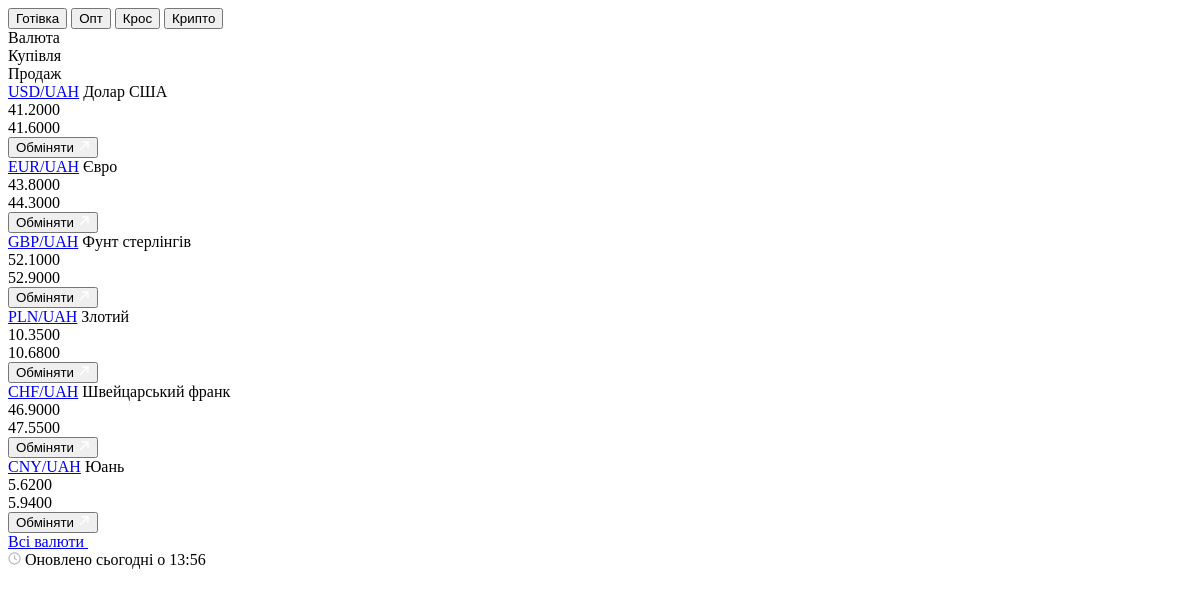
Before: /partials/rates/ with the older database file.
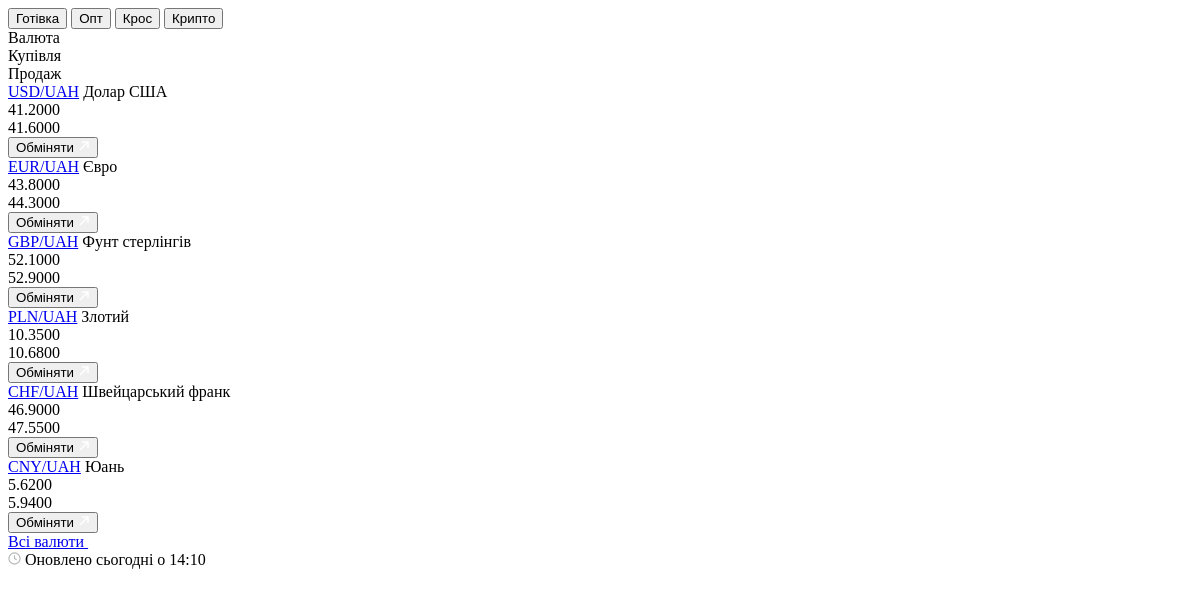
After: the same page with the newer database file.
### src/rates/models.py (models this page shows, shortened)
class Quote(models.Model):
    pair = models.ForeignKey(
        CurrencyPair,
        on_delete=models.CASCADE,
        related_name='quotes',
        verbose_name='Пара',
    )
    board = models.CharField(
        'Дошка',
        max_length=16,
        choices=RateBoard.choices,
        default=RateBoard.RETAIL,
    )
    city = models.ForeignKey(
        City,
        on_delete=models.CASCADE,
        related_name='quotes',
        verbose_name='Місто',
        null=True,
        blank=True,
        help_text='Порожньо = глобальний курс',
    )
    buy = models.DecimalField('Купівля', max_digits=14, decimal_places=4)
    sell = models.DecimalField('Продаж', max_digits=14, decimal_places=4)
    updated_at = models.DateTimeField('Оновлено', default=timezone.now)
    is_active = models.BooleanField('Активний', default=True)
    class Meta:
        ordering = ['pair__sort_order', 'pair__code']
        verbose_name = 'Курс'
        verbose_name_plural = 'Курси'
        constraints = [
            models.UniqueConstraint(
                fields=['pair', 'board', 'city'],
                name='uniq_quote_pair_board_city',
            ),
        ]

### src/core/views.py (the view)
# urls.py: path('partials/rates/', views.rates_partial, name='rates_partial'),
def rates_partial(request):
    board = request.GET.get('board', RateBoard.RETAIL)
    if board not in RateBoard.values:
        board = RateBoard.RETAIL
    rows, updated_at = get_quotes_for_city(request.city, board)
    home_compact = request.GET.get('home') == '1'
    if home_compact and board == RateBoard.RETAIL:
        preferred = {'USD': 0, 'EUR': 1, 'PLN': 2}
        rows = sorted(
            rows,
            key=lambda r: preferred.get(r['pair'].flag_code, 90),
        )
    elif board == RateBoard.CRYPTO:
        preferred = {'BTC': 0, 'ETH': 1, 'USDT': 2}
        rows = sorted(
            rows,
            key=lambda r: preferred.get(r['pair'].flag_code, 90),
        )
    return render(request, 'partials/rates_table.html', {
        'rate_rows': rows,
        'rate_updated_at': updated_at,
        'active_board': board,
        'boards': RateBoard.choices,
        'hide_full_table_link': request.GET.get('hide_full') == '1',
        'home_rates_compact': home_compact,
    })

### src/core/breadcrumbs.py (called while the page is built)
def breadcrumbs_for_request(request):
    match = getattr(request, 'resolver_match', None)
    if not match:
        return None
    key = f'{match.namespace}:{match.url_name}'
    if key == 'core:home':
        return None
    builder = STATIC_TRAILS.get(key)
    if builder:
        return builder()
    return []

### src/core/context_processors.py (called while the page is built)
def site_chrome(request):
    settings = SiteSettings.load()
    city = getattr(request, 'city', None)
    phone = ''
    if city and city.phone:
        phone = city.phone
    elif settings.default_phone:
        phone = settings.default_phone
    return {
        'site_settings': settings,
        'active_city': city,
        'active_phone': phone,
        'cities': getattr(request, 'cities', []),
        'city_branches': getattr(request, 'city_branches', []),
        'breadcrumb_items': breadcrumbs_for_request(request),
        'footer_services': Service.objects.filter(is_active=True)[:6],
        'theme_version': theme_version(),
    }

### src/core/theme.py (called while the page is built)
def theme_version() -> int:
    return int(cache.get(THEME_VERSION_KEY) or 0)

### src/network/selectors.py (called while the page is built)
def get_active_cities():
    return City.objects.filter(is_active=True)

def get_default_city():
    return get_active_cities().first()

### templates/partials/rates_table.html (shortened to what the changed rows need)
{% load content_format %}
<div id="rates-panel" class="rates-card" data-qa="rates-panel">
  <div class="rates-table">
    {% if not hide_full_table_link %}
    <div class="rates-table__foot">
      <a class="link-accent" href="{% url 'rates:rates_page' %}">Всі валюти
        <svg width="6" height="10" viewBox="0 0 6 10" aria-hidden="true"><path d="M1 1l4 4-4 4" stroke="var(--color-accent)" fill="none" stroke-width="1.5"></path></svg>
      </a>
      <div class="rates-updated">
        <svg width="13" height="13" viewBox="0 0 14 14" aria-hidden="true"><circle cx="7" cy="7" r="6" stroke="#B3B4B6" fill="none" stroke-width="1.2"></circle><path d="M7 3.5V7l2.3 1.4" stroke="#B3B4B6" fill="none" stroke-width="1.2"></path></svg>
        {% if rate_updated_at %}Оновлено сьогодні о {{ rate_updated_at|date:"H:i" }}{% else %}Курси зʼявляться незабаром{% endif %}
      </div>
    </div>
    {% endif %}
  </div>
</div>

Changed rows visible on the page:
changed Quote: updated_at "13:56" → "14:10"
